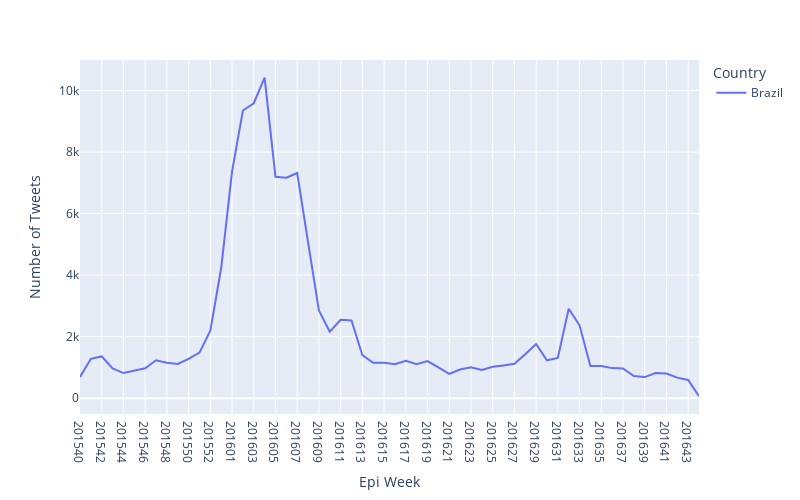

Notebook source saved alongside this figure:
### Code cell
# Brazil over Epi Weeks - tweets

from itertools import product
import matplotlib.pyplot as plt

#top_20 = common_countries.reset_index().rename({"country":"counts",
#                                                "index":"country"},axis=1).loc[0:6,"country"].tolist()
#df.place_country.value_counts().rename_axis('unique_values').reset_index(name='counts')
#top_20 = top_20.loc[,0:20]
#top_20 = top_20.loc[0:20, "unique_values"].tolist()
#top_20

import plotly.express as px

loc_p = df[((df.place_country == "Brazil"))]
loc_p = loc_p.groupby(['place_country', "epi_week"])["id"].count().reset_index(name='counts')
loc_p = loc_p.sort_values(["epi_week"], ascending=True).reset_index(drop=True)

loc_temp = pd.DataFrame(list(product(loc_p.place_country.unique(), loc_p.epi_week.unique())), columns=['place_country', 'epi_week'])
loc_temp["counts"] = 0

loc_p = pd.concat([loc_p, loc_temp]).drop_duplicates(["place_country", "epi_week"])#, ignore_index=True)
loc_p = loc_p.sort_values(["epi_week"], ascending=True)

#only_loc_p = df_loc[df_loc.place_country.isin(top_20)]
#only_loc_p = only_loc_p.groupby(['place_country', "epi_week"])["id"].count().reset_index(name='counts')
# plot pie chart

fig = px.line(loc_p, x="epi_week", y="counts", color="place_country",
                 labels={
                     "epi_week": "Epi Week",
                     "counts": "Number of Tweets",
                     "place_country": "Country"},
             width=800,
             height=500)

fig.write_image("geotagged_tweets_brazil_epi_week.png")
fig.write_html("html/geotagged_tweets_brazil_epi_week.html")
fig.show()

### Figure 1 — Plotly figure (JSON) as saved in the notebook; plotly's stock layout.template omitted (floating-point values rounded to 4 significant figures)
{"data": [{"hovertemplate": "Country=Brazil<br>Epi Week=%{x}<br>Number of Tweets=%{y}<extra></extra>", "legendgroup": "Brazil", "line": {"color": "#636efa", "dash": "solid"}, "marker": {"symbol": "circle"}, "mode": "lines", "name": "Brazil", "orientation": "v", "showlegend": true, "type": "scatter", "x": ["201540", "201541", "201542", "201543", "201544", "201545", "201546", "201547", "201548", "201549", "201550", "201551", "201552", "201553", "201601", "201602", "201603", "201604", "201605", "201606", "201607", "201608", "201609", "201610", "201611", "201612", "201613", "201614", "201615", "201616", "201617", "201618", "201619", "201620", "201621", "201622", "201623", "201624", "201625", "201626", "201627", "201628", "201629", "201630", "201631", "201632", "201633", "201634", "201635", "201636", "201637", "201638", "201639", "201640", "201641", "201642", "201643", "201644"], "xaxis": "x", "y": [688, 1279, 1356, 965, 816, 891, 971, 1232, 1153, 1109, 1275, 1480, 2192, 4230, 7362, 9352, 9587, 10418, 7197, 7165, 7318, 5074, 2853, 2160, 2549, 2526, 1397, 1152, 1150, 1105, 1213, 1103, 1206, 997, 790, 930, 1003, 915, 1019, 1064, 1115, 1425, 1762, 1231, 1308, 2908, 2368, 1042, 1042, 976, 963, 720, 685, 819, 801, 667, 593, 60], "yaxis": "y"}], "layout": {"height": 500, "legend": {"title": {"text": "Country"}, "tracegroupgap": 0}, "margin": {"t": 60}, "width": 800, "xaxis": {"anchor": "y", "autorange": true, "domain": [0, 1], "range": [0, 57], "title": {"text": "Epi Week"}, "type": "category"}, "yaxis": {"anchor": "x", "autorange": true, "domain": [0, 1], "range": [-515.4, 10990.0], "title": {"text": "Number of Tweets"}, "type": "linear"}}}
